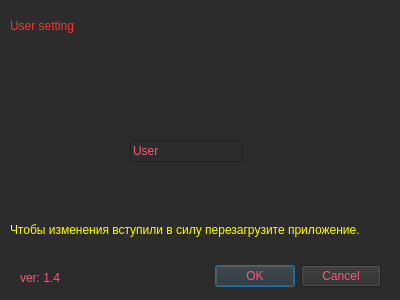
<?xml version="1.0" encoding="UTF-8"?>
<ui version="4.0">
 <class>user_dialog</class>
 <widget class="QDialog" name="user_dialog">
  <property name="geometry">
   <rect>
    <x>0</x>
    <y>0</y>
    <width>400</width>
    <height>300</height>
   </rect>
  </property>
  <property name="windowTitle">
   <string>Dialog</string>
  </property>
  <property name="styleSheet">
   <string notr="true">background-color: rgb(44, 44, 44);
color: rgb(255, 85, 127);</string>
  </property>
  <widget class="QDialogButtonBox" name="buttonBox">
   <property name="geometry">
    <rect>
     <x>170</x>
     <y>260</y>
     <width>211</width>
     <height>32</height>
    </rect>
   </property>
   <property name="orientation">
    <enum>Qt::Horizontal</enum>
   </property>
   <property name="standardButtons">
    <set>QDialogButtonBox::Cancel|QDialogButtonBox::Ok</set>
   </property>
  </widget>
  <widget class="QLabel" name="username">
   <property name="geometry">
    <rect>
     <x>10</x>
     <y>0</y>
     <width>381</width>
     <height>51</height>
    </rect>
   </property>
   <property name="styleSheet">
    <string notr="true">font: 14pt &quot;ROG Fonts&quot;;
color: rgb(255, 50, 50);
</string>
   </property>
   <property name="text">
    <string>User setting</string>
   </property>
  </widget>
  <widget class="QLabel" name="label_2">
   <property name="geometry">
    <rect>
     <x>20</x>
     <y>270</y>
     <width>55</width>
     <height>16</height>
    </rect>
   </property>
   <property name="text">
    <string>ver: 1.4</string>
   </property>
  </widget>
  <widget class="QLineEdit" name="usernameedit">
   <property name="geometry">
    <rect>
     <x>130</x>
     <y>140</y>
     <width>113</width>
     <height>22</height>
    </rect>
   </property>
   <property name="text">
    <string>User</string>
   </property>
  </widget>
  <widget class="QLabel" name="label">
   <property name="geometry">
    <rect>
     <x>10</x>
     <y>220</y>
     <width>371</width>
     <height>20</height>
    </rect>
   </property>
   <property name="styleSheet">
    <string notr="true">color: rgb(255, 255, 0);</string>
   </property>
   <property name="text">
    <string>Чтобы изменения вступили в силу перезагрузите приложение.</string>
   </property>
  </widget>
 </widget>
 <resources/>
 <connections>
  <connection>
   <sender>buttonBox</sender>
   <signal>accepted()</signal>
   <receiver>user_dialog</receiver>
   <slot>accept()</slot>
   <hints>
    <hint type="sourcelabel">
     <x>248</x>
     <y>254</y>
    </hint>
    <hint type="destinationlabel">
     <x>157</x>
     <y>274</y>
    </hint>
   </hints>
  </connection>
  <connection>
   <sender>buttonBox</sender>
   <signal>rejected()</signal>
   <receiver>user_dialog</receiver>
   <slot>reject()</slot>
   <hints>
    <hint type="sourcelabel">
     <x>316</x>
     <y>260</y>
    </hint>
    <hint type="destinationlabel">
     <x>286</x>
     <y>274</y>
    </hint>
   </hints>
  </connection>
 </connections>
</ui>
